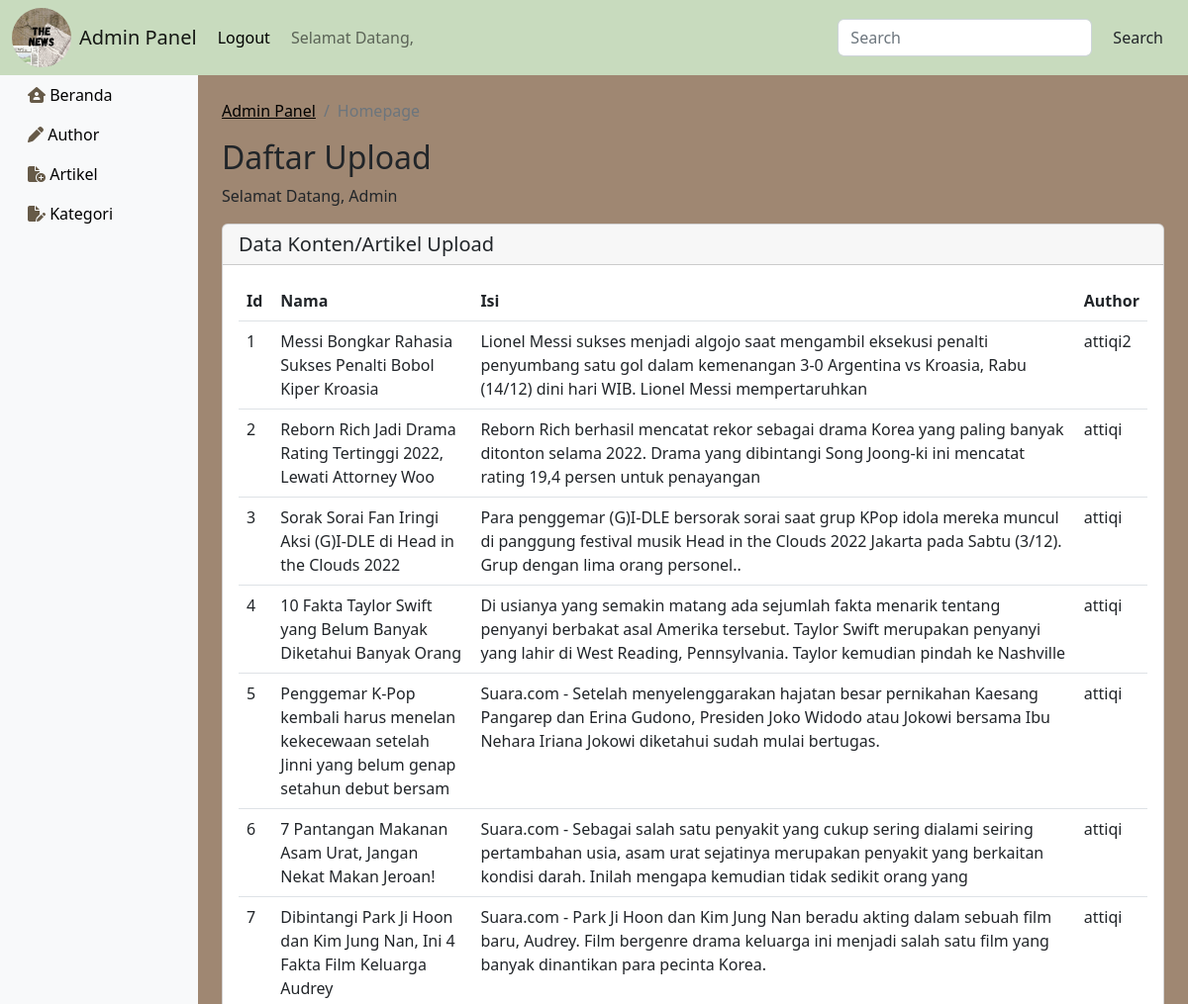
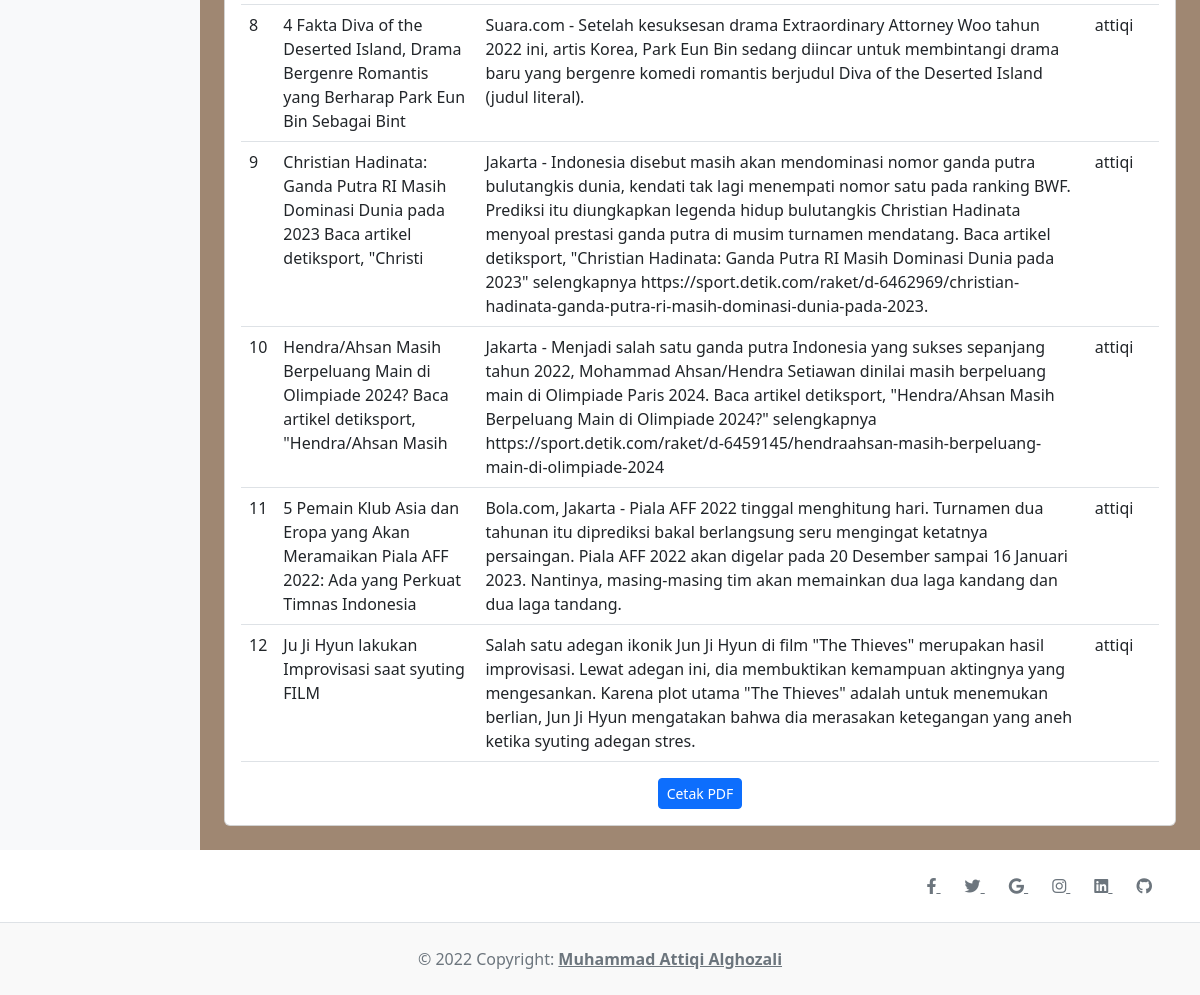
Screenshot of /admin/dashboard.php with the database file from the repository (2 pictures, top to bottom).
### tables this page shows
CREATE TABLE `artikel` (
  `id` int(11) NOT NULL,
  `konten_id` int(2) NOT NULL,
  `detail` longtext NOT NULL,
  `tanggal_up` date NOT NULL,
  `status` varchar(20) NOT NULL,
  `author` varchar(20) NOT NULL
);

CREATE TABLE `konten` (
  `id` int(11) NOT NULL,
  `nama` varchar(100) NOT NULL,
  `isi` longtext NOT NULL,
  `kategori_id` int(2) NOT NULL,
  `status` varchar(20) NOT NULL,
  `file` varchar(50) NOT NULL
);

### admin/dashboard.php (the view, shortened to what this page needs)
<!doctype html>
<html lang="en">
  <head>
    <link href="https://cdn.jsdelivr.net/npm/bootstrap@5.2.3/dist/css/bootstrap.min.css" rel="stylesheet">
    <link rel="stylesheet" href="https://cdnjs.cloudflare.com/ajax/libs/font-awesome/6.2.1/css/all.min.css" />
  </head>
  <body>
    <?php
      include '../connect.php';
    $sql= "SELECT * FROM konten JOIN artikel ON konten.id = artikel.konten_id";
    $datas = $koneksi_server->query($sql);
     ?>
      <nav class="navbar navbar-expand-lg" style="background-color: #C8DBBE;">
        <div class="container-fluid">
          <img src="../img/The News.jpg" height="60" width="60" style="border-radius: 3rem;">
          <a class="navbar-brand m-2" href="#">Admin Panel</a><a href="logout.php" class="btn" style=" border-color: #C8DBBE; color: black;">Logout</a>
          <div class="collapse navbar-collapse" id="navbarSupportedContent">
            <ul class="navbar-nav me-auto mb-2 mb-lg-0">
              <li class="nav-item">
                <a class="nav-link" href="#" role="button" aria-expanded="false">
                  Selamat Datang, <?php echo ($_SESSION['USER'])?>
                </a>
              </li>
            </ul>
            <form class="d-flex" role="search">
              <input class="form-control me-2" type="search" placeholder="Search" aria-label="Search">
              <button class="btn" type="submit">Search</button>
            </form>
          </div>
        </div>
      </nav>
      <div class="container-fluid" style="background-color: #9F8772">
        <div class="row">
          <nav id="sidebar" class="col-md-3 col-lg-2 d-md-block bg-light sidebar collapse">
            <div class="position-sticky" >
            <ul class="nav flex-column">
                <li class="nav-item">
                  <a class="nav-link active" aria-current="page" href="http://localhost/Finalpro/admin/dashboard.php">
                    <i class="fa-solid fa-house-user" style="color: #665A48;"></i>
                    <span style="color: black;">Beranda</span>
                  </a>
                </li>
                <li class="nav-item">
                  <a class="nav-link" aria-current="page" href="http://localhost/Finalpro/admin/author.php">
                    <i class="fa-solid fa-pen" style="color: #665A48;"></i>
                    <span style="color: black;">Author</span>
                  </a>
                </li>
                <li class="nav-item">
                  <a class="nav-link" aria-current="page" href="http://localhost/Finalpro/admin/artikel.php">
                    <i class="fa-solid fa-file-circle-plus" style="color: #665A48;"></i>
                    <span style="color: black;">Artikel</span>
                  </a>
                </li>
                <li class="nav-item">
                  <a class="nav-link" aria-current="page" href="http://localhost/Finalpro/admin/kategori.php">
                    <i class="fa-solid fa-file-pen" style="color: #665A48;"></i>
                    <span style="color: black;">Kategori</span>
                  </a>
                </li>
              </ul>
            </div>
          </nav>
          <main class="col-md-9 ms-sm-auto col-lg-10 px-md-4 py-4">
            <nav aria-label="breadcrumb">
              <ol class="breadcrumb">
                <li class="breadcrumb-item"><a href="../dashboard.php" style="color: black;">Admin Panel</a></li>
                <li class="breadcrumb-item active" aria-current="page">Homepage</li>
              </ol>
            </nav>
            <h1 class="h2">Daftar Upload</h1>
            <p>Selamat Datang, Admin</p>
            <div class="row">
              <div class="col-12 col-xl-12 mb-4 mb-lg-0">
                <div class="card">
                  <h5 class="card-header">Data Konten/Artikel Upload</h5>
                  <div class="card-body">
                    <div class="table-responsive">
                      <table class="table">
                        <thead>
                          <tr>
                            <th scope="col">Id</th>
                            <th scope="col">Nama</th>
                            <th scope="col">Isi</th>
                            <th scope="col">Author</th>
                          </tr>
                        </thead>
                        <tbody>
                          <?php
                            foreach ($datas as $key => $data){
                            echo'
                              <tr>
                                <td>'.($key+1).'</td>
                                <td>'.$data['nama'].'</td>
                                <td>'.$data['isi'].'</td>
                                <td>'.$data['author'].'</td>
                              </tr>
                            ';
                          }
                          ?>
                        </tbody>
                      </table>
                      <center>
            <a href="print.php? id=<?php $show['id'] ?>" target="_blank" class="btn btn-sm btn-primary">
                      Cetak PDF
                    </a>
            </center>
                    </div>
                  </div>
                </div>
              </div>
            </div>
          </main>
      </div>
    </div>
              <footer class="text-center text-lg-start bg-white text-muted">
          <section class="d-flex justify-content-center justify-content-lg-between p-4 border-bottom">
            <div>
              <a href="" class="me-4 link-secondary">
                <i class="fab fa-facebook-f"></i>
              </a>
              <a href="" class="me-4 link-secondary">
                <i class="fab fa-twitter"></i>
              </a>
              <a href="" class="me-4 link-secondary">
                <i class="fab fa-google"></i>
              </a>
              <a href="" class="me-4 link-secondary">
                <i class="fab fa-instagram"></i>
              </a>
              <a href="" class="me-4 link-secondary">
                <i class="fab fa-linkedin"></i>
              </a>
              <a href="" class="me-4 link-secondary">
                <i class="fab fa-github"></i>
              </a>
            </div>
          </section>
          <div class="text-center p-4" style="background-color: rgba(0, 0, 0, 0.025);">
            © 2022 Copyright:
            <a class="text-reset fw-bold" href="https://mdbootstrap.com/">Muhammad Attiqi Alghozali</a>
          </div>
        </footer>
   </body>
</html>

### rows the page displays
artikel: konten.nama "Messi Bongkar Rahasia Sukses Penalti Bobol Kiper Kroasia", konten.isi "Lionel Messi sukses menjadi algojo saat mengambil eksekusi penalti penyumbang satu gol dalam kemenangan 3-0 Argentina vs Kroasia, Rabu (14/12) dini hari WIB. Lionel Messi mempertaruhkan", author "attiqi2"
artikel: konten.nama "Reborn Rich Jadi Drama Rating Tertinggi 2022, Lewati Attorney Woo", konten.isi "Reborn Rich berhasil mencatat rekor sebagai drama Korea yang paling banyak ditonton selama 2022. Drama yang dibintangi Song Joong-ki ini mencatat rating 19,4 persen untuk penayangan", author "attiqi"
artikel: konten.nama "Sorak Sorai Fan Iringi Aksi (G)I-DLE di Head in the Clouds 2022", konten.isi "Para penggemar (G)I-DLE bersorak sorai saat grup KPop idola mereka muncul di panggung festival musik Head in the Clouds 2022 Jakarta pada Sabtu (3/12). Grup dengan lima orang personel..", author "attiqi"
artikel: konten.nama "10 Fakta Taylor Swift yang Belum Banyak Diketahui Banyak Orang", konten.isi "Di usianya yang semakin matang ada sejumlah fakta menarik tentang penyanyi berbakat asal Amerika tersebut. Taylor Swift merupakan penyanyi yang lahir di West Reading, Pennsylvania. Taylor kemudian pindah ke Nashville", author "attiqi"
artikel: konten.nama "Penggemar K-Pop kembali harus menelan kekecewaan setelah Jinni yang belum genap setahun debut bersam", konten.isi "Suara.com - Setelah menyelenggarakan hajatan besar pernikahan Kaesang Pangarep dan Erina Gudono, Presiden Joko Widodo atau Jokowi bersama Ibu Nehara Iriana Jokowi diketahui sudah mulai bertugas.", author "attiqi"
artikel: konten.nama "7 Pantangan Makanan Asam Urat, Jangan Nekat Makan Jeroan!", konten.isi "Suara.com - Sebagai salah satu penyakit yang cukup sering dialami seiring pertambahan usia, asam urat sejatinya merupakan penyakit yang berkaitan kondisi darah. Inilah mengapa kemudian tidak sedikit orang yang", author "attiqi"
artikel: konten.nama "Dibintangi Park Ji Hoon dan Kim Jung Nan, Ini 4 Fakta Film Keluarga Audrey", konten.isi "Suara.com - Park Ji Hoon dan Kim Jung Nan beradu akting dalam sebuah film baru, Audrey. Film bergenre drama keluarga ini menjadi salah satu film yang banyak dinantikan para pecinta Korea.", author "attiqi"
artikel: konten.nama "4 Fakta Diva of the Deserted Island, Drama Bergenre Romantis yang Berharap Park Eun Bin Sebagai Bint", konten.isi "Suara.com - Setelah kesuksesan drama Extraordinary Attorney Woo tahun 2022 ini, artis Korea, Park Eun Bin sedang diincar untuk membintangi drama baru yang bergenre komedi romantis berjudul Diva of the Deserted Island (judul literal).", author "attiqi"
artikel: konten.nama "Christian Hadinata: Ganda Putra RI Masih Dominasi Dunia pada 2023 Baca artikel detiksport, \"Christi", konten.isi "Jakarta - Indonesia disebut masih akan mendominasi nomor ganda putra bulutangkis dunia, kendati tak lagi menempati nomor satu pada ranking BWF. Prediksi itu diungkapkan legenda hidup bulutangkis Christian Hadinata menyoal prestasi ganda putra di musim turnamen mendatang. Baca artikel detiksport, \"Christian Hadinata: Ganda Putra RI Masih Dominasi Dunia pada 2023\" selengkapnya https://sport.detik.com/raket/d-6462969/christian-hadinata-ganda-putra-ri-masih-dominasi-dunia-pada-2023.", author "attiqi"
artikel: konten.nama "Hendra/Ahsan Masih Berpeluang Main di Olimpiade 2024? Baca artikel detiksport, \"Hendra/Ahsan Masih", konten.isi "Jakarta - Menjadi salah satu ganda putra Indonesia yang sukses sepanjang tahun 2022, Mohammad Ahsan/Hendra Setiawan dinilai masih berpeluang main di Olimpiade Paris 2024. Baca artikel detiksport, \"Hendra/Ahsan Masih Berpeluang Main di Olimpiade 2024?\" selengkapnya https://sport.detik.com/raket/d-6459145/hendraahsan-masih-berpeluang-main-di-olimpiade-2024", author "attiqi"
artikel: konten.nama "5 Pemain Klub Asia dan Eropa yang Akan Meramaikan Piala AFF 2022: Ada yang Perkuat Timnas Indonesia", konten.isi "Bola.com, Jakarta - Piala AFF 2022 tinggal menghitung hari. Turnamen dua tahunan itu diprediksi bakal berlangsung seru mengingat ketatnya persaingan. Piala AFF 2022 akan digelar pada 20 Desember sampai 16 Januari 2023. Nantinya, masing-masing tim akan memainkan dua laga kandang dan dua laga tandang.", author "attiqi"
artikel: konten.nama "Ju Ji Hyun lakukan Improvisasi saat syuting FILM", konten.isi "Salah satu adegan ikonik Jun Ji Hyun di film \"The Thieves\" merupakan hasil improvisasi. Lewat adegan ini, dia membuktikan kemampuan aktingnya yang mengesankan. Karena plot utama \"The Thieves\" adalah untuk menemukan berlian, Jun Ji Hyun mengatakan bahwa dia merasakan ketegangan yang aneh ketika syuting adegan stres.", author "attiqi"
